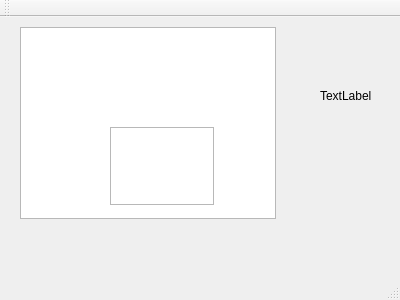
<?xml version="1.0" encoding="UTF-8"?>
<ui version="4.0">
 <class>TesteWindow</class>
 <widget class="QMainWindow" name="TesteWindow">
  <property name="geometry">
   <rect>
    <x>0</x>
    <y>0</y>
    <width>400</width>
    <height>300</height>
   </rect>
  </property>
  <property name="windowTitle">
   <string>TesteWindow</string>
  </property>
  <widget class="QWidget" name="centralWidget">
   <widget class="QTextBrowser" name="textBrowser">
    <property name="geometry">
     <rect>
      <x>20</x>
      <y>10</y>
      <width>256</width>
      <height>192</height>
     </rect>
    </property>
    <property name="html">
     <string>&lt;!DOCTYPE HTML PUBLIC &quot;-//W3C//DTD HTML 4.0//EN&quot; &quot;http://www.w3.org/TR/REC-html40/strict.dtd&quot;&gt;
&lt;html&gt;&lt;head&gt;&lt;meta name=&quot;qrichtext&quot; content=&quot;1&quot; /&gt;&lt;style type=&quot;text/css&quot;&gt;
p, li { white-space: pre-wrap; }
&lt;/style&gt;&lt;/head&gt;&lt;body style=&quot; font-family:'Ubuntu'; font-size:11pt; font-weight:400; font-style:normal;&quot;&gt;
&lt;p style=&quot;-qt-paragraph-type:empty; margin-top:0px; margin-bottom:0px; margin-left:0px; margin-right:0px; -qt-block-indent:0; text-indent:0px;&quot;&gt;&lt;br /&gt;&lt;/p&gt;&lt;/body&gt;&lt;/html&gt;</string>
    </property>
   </widget>
   <widget class="QPlainTextEdit" name="plainTextEdit">
    <property name="geometry">
     <rect>
      <x>110</x>
      <y>110</y>
      <width>104</width>
      <height>78</height>
     </rect>
    </property>
   </widget>
   <widget class="QLabel" name="label">
    <property name="geometry">
     <rect>
      <x>320</x>
      <y>70</y>
      <width>67</width>
      <height>17</height>
     </rect>
    </property>
    <property name="text">
     <string>TextLabel</string>
    </property>
   </widget>
  </widget>
  <widget class="QMenuBar" name="menuBar">
   <property name="geometry">
    <rect>
     <x>0</x>
     <y>0</y>
     <width>400</width>
     <height>25</height>
    </rect>
   </property>
  </widget>
  <widget class="QToolBar" name="mainToolBar">
   <attribute name="toolBarArea">
    <enum>TopToolBarArea</enum>
   </attribute>
   <attribute name="toolBarBreak">
    <bool>false</bool>
   </attribute>
  </widget>
  <widget class="QStatusBar" name="statusBar"/>
 </widget>
 <layoutdefault spacing="6" margin="11"/>
 <resources/>
 <connections/>
</ui>
